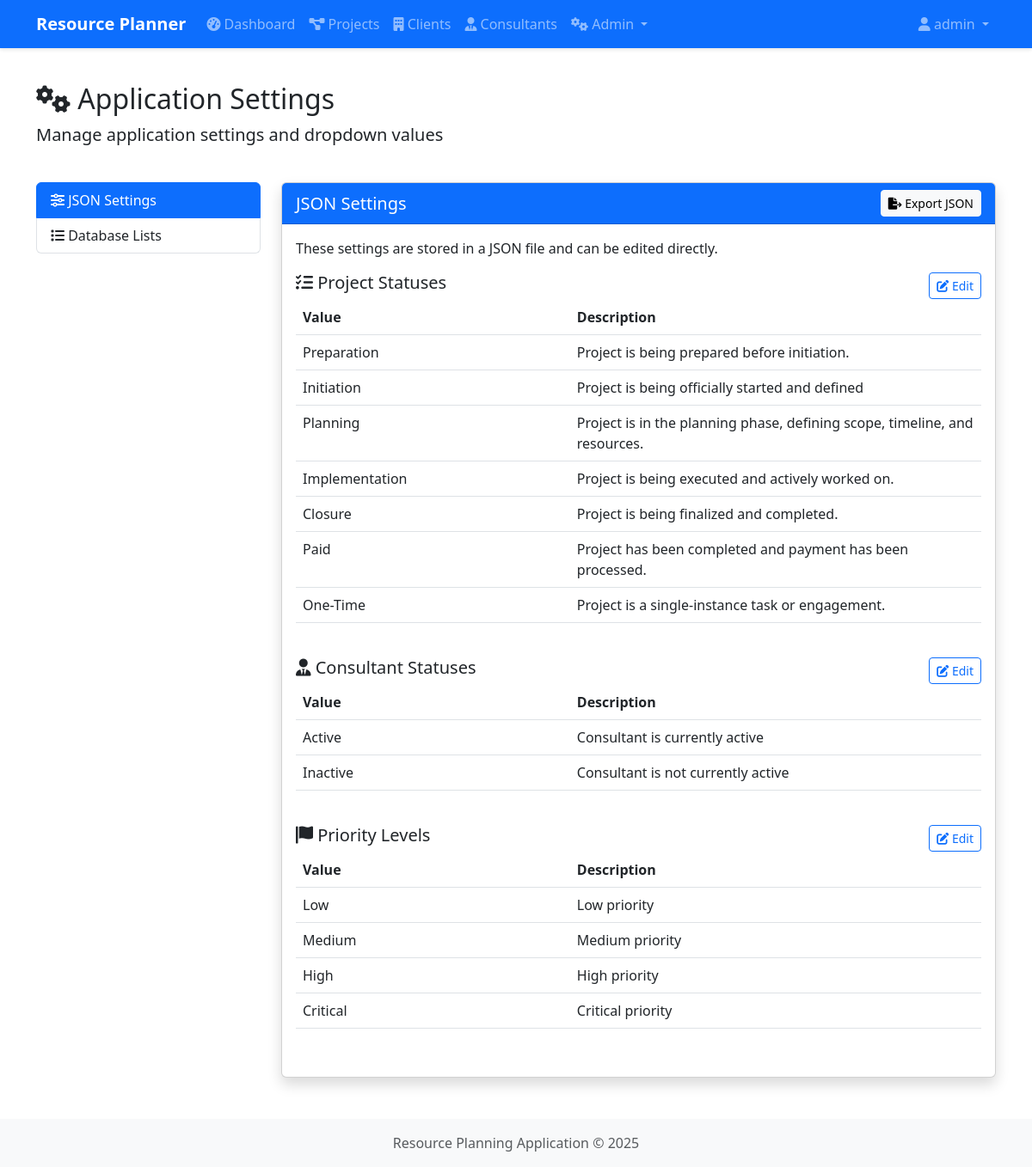
The app's page /admin/settings (signed in) with its own data.
### app/models.py (models this page shows, shortened)
class User(db.Model, UserMixin):
    __tablename__ = 'users'
    id = db.Column(db.Integer, primary_key=True)
    username = db.Column(db.String(80), unique=True, nullable=False)
    email = db.Column(db.String(120), unique=True, nullable=False)
    password_hash = db.Column(db.String(128))
    first_name = db.Column(db.String(50))
    last_name = db.Column(db.String(50))
    created_at = db.Column(db.DateTime, default=datetime.utcnow)
    is_active = db.Column(db.Boolean, default=True)
    updated_at = db.Column(db.DateTime, default=datetime.utcnow, onupdate=datetime.utcnow)
    consultants = db.relationship('Consultant', backref='user', lazy=True)
    roles = db.relationship('Role', secondary='user_roles', backref=db.backref('users', lazy=True))

class ListItem(db.Model):
    __tablename__ = 'list_items'
    id = db.Column(db.Integer, primary_key=True)
    list_id = db.Column(db.Integer, db.ForeignKey('lists.id', ondelete='CASCADE'), nullable=False)
    value = db.Column(db.String(100), nullable=False)
    description = db.Column(db.Text)
    order = db.Column(db.Integer)
    created_at = db.Column(db.DateTime, default=datetime.utcnow)
    updated_at = db.Column(db.DateTime, default=datetime.utcnow, onupdate=datetime.utcnow)
    clients = db.relationship('Client', backref='country', lazy=True)

### app/routes/admin.py (the view)
@admin_bp.route('/settings')
@login_required
@admin_required
def settings():
    settings_data = load_settings()
    lists = List.query.all()
    return render_template('admin/settings.html',
                          settings=settings_data,
                          lists=lists)

### app/routes/admin.py (called while the page is built)
def load_settings():
    settings_file = os.path.join(os.path.dirname(os.path.dirname(__file__)), 'static', 'settings.json')
    try:
        if os.path.exists(settings_file):
            with open(settings_file, 'r') as f:
                return json.load(f)
        return {}
    except Exception as e:
        logger.error(f"Error loading settings: {e}")
        return {}

def admin_required(f):
    @wraps(f)
    def decorated_function(*args, **kwargs):
        if not current_user.is_authenticated or not (user_has_role(current_user, 'Admin') or current_user.username == 'admin'):
            flash('You do not have permission to access this page.', 'danger')
            return redirect(url_for('main.index'))
        return f(*args, **kwargs)
    return decorated_function

### app/utils.py (called while the page is built, shortened)
def user_has_role(user, role_name):
    if not user or not user.is_authenticated:
        return False
    try:
        role = Role.query.filter_by(name=role_name).first()
        if role and role in user.roles:
            return True
    except SQLAlchemyError as e:
        current_app.logger.error(f"Error checking role {role_name} for user {user.username}: {str(e)}")
        if role_name == 'Admin' and user.username == 'admin':
            return True
    return False

### app/templates/admin/settings.html (shortened to what this page needs)
{% extends 'base.html' %}
{% block content %}
<div class="row mb-4">
    <div class="col">
        <h1 class="h2">
            <i class="fas fa-cogs"></i> Application Settings
        </h1>
        <p class="lead">Manage application settings and dropdown values</p>
    </div>
</div>
<div class="row">
    <div class="col-md-3 mb-4">
        <div class="list-group">
            <a href="#json-settings" class="list-group-item list-group-item-action active" data-bs-toggle="list">
                <i class="fas fa-sliders-h"></i> JSON Settings
            </a>
            <a href="#database-lists" class="list-group-item list-group-item-action" data-bs-toggle="list">
                <i class="fas fa-list"></i> Database Lists
            </a>
        </div>
    </div>
    <div class="col-md-9">
        <div class="tab-content">
            <div class="tab-pane fade show active" id="json-settings">
                <div class="card shadow">
                    <div class="card-header bg-primary text-white d-flex justify-content-between align-items-center">
                        <h5 class="mb-0">JSON Settings</h5>
                        <button class="btn btn-sm btn-light" id="export-json-settings">
                            <i class="fas fa-file-export"></i> Export JSON
                        </button>
                    </div>
                    <div class="card-body">
                        <p>These settings are stored in a JSON file and can be edited directly.</p>
                        <div class="settings-card">
                            <h5>
                                <i class="fas fa-tasks"></i> Project Statuses
                                <button class="btn btn-sm btn-outline-primary float-end" id="edit-project-statuses">
                                    <i class="fas fa-edit"></i> Edit
                                </button>
                            </h5>
                            <div class="table-responsive settings-list">
                                <table class="table table-hover" id="project-statuses-table">
                                    <thead>
                                        <tr>
                                            <th width="40%">Value</th>
                                            <th width="60%">Description</th>
                                        </tr>
                                    </thead>
                                    <tbody>
                                        {% for status in settings.project_statuses %}
                                        <tr>
                                            <td>{{ status.value }}</td>
                                            <td>{{ status.description }}</td>
                                        </tr>
                                        {% endfor %}
                                    </tbody>
                                </table>
                            </div>
                        </div>
                        <div class="settings-card">
                            <h5>
                                <i class="fas fa-user-tie"></i> Consultant Statuses
                                <button class="btn btn-sm btn-outline-primary float-end" id="edit-consultant-statuses">
                                    <i class="fas fa-edit"></i> Edit
                                </button>
                            </h5>
                            <div class="table-responsive settings-list">
                                <table class="table table-hover" id="consultant-statuses-table">
                                    <thead>
                                        <tr>
                                            <th width="40%">Value</th>
                                            <th width="60%">Description</th>
                                        </tr>
                                    </thead>
                                    <tbody>
                                        {% for status in settings.consultant_statuses %}
                                        <tr>
                                            <td>{{ status.value }}</td>
                                            <td>{{ status.description }}</td>
                                        </tr>
                                        {% endfor %}
                                    </tbody>
                                </table>
                            </div>
                        </div>
                        <div class="settings-card">
                            <h5>
                                <i class="fas fa-flag"></i> Priority Levels
                                <button class="btn btn-sm btn-outline-primary float-end" id="edit-priority-levels">
                                    <i class="fas fa-edit"></i> Edit
                                </button>
                            </h5>
                            <div class="table-responsive settings-list">
                                <table class="table table-hover" id="priority-levels-table">
                                    <thead>
                                        <tr>
                                            <th width="40%">Value</th>
                                            <th width="60%">Description</th>
                                        </tr>
                                    </thead>
                                    <tbody>
                                        {% for level in settings.priority_levels %}
                                        <tr>
                                            <td>{{ level.value }}</td>
                                            <td>{{ level.description }}</td>
                                        </tr>
                                        {% endfor %}
                                    </tbody>
                                </table>
                            </div>
                        </div>
                    </div>
                </div>
            </div>
        </div>
    </div>
</div>
{% endblock %}

### app/templates/base.html (shortened to what this page needs)
<!DOCTYPE html>
<html lang="en">
<head>
    <link href="https://cdn.jsdelivr.net/npm/bootstrap@5.3.0-alpha1/dist/css/bootstrap.min.css" rel="stylesheet">
    <link rel="stylesheet" href="https://cdnjs.cloudflare.com/ajax/libs/font-awesome/6.0.0/css/all.min.css">
    <link rel="stylesheet" href="{{ url_for('static', filename='css/style.css') }}">
</head>
<body>
    <nav class="navbar navbar-expand-lg navbar-dark bg-primary">
        <div class="container">
            <a class="navbar-brand" href="{{ url_for('index') }}">Resource Planner</a>
            <div class="collapse navbar-collapse" id="navbarNav">
                {% if current_user.is_authenticated %}
                <ul class="navbar-nav me-auto">
                    <li class="nav-item">
                        <a class="nav-link" href="{{ url_for('admin.dashboard') }}">
                            <i class="fas fa-tachometer-alt"></i> Dashboard
                        </a>
                    </li>
                    <li class="nav-item">
                        <a class="nav-link" href="{{ url_for('projects.list_projects') }}">
                            <i class="fas fa-project-diagram"></i> Projects
                        </a>
                    </li>
                    <li class="nav-item">
                        <a class="nav-link" href="{{ url_for('clients.list_clients') }}">
                            <i class="fas fa-building"></i> Clients
                        </a>
                    </li>
                    <li class="nav-item">
                        <a class="nav-link" href="{{ url_for('consultants.list_consultants') }}">
                            <i class="fas fa-user-tie"></i> Consultants
                        </a>
                    </li>
                    {% if 'Admin' in current_user.roles|map(attribute='name') or 'Manager' in current_user.roles|map(attribute='name') %}
                    <li class="nav-item dropdown">
                        <a class="nav-link dropdown-toggle" href="#" id="adminDropdown" role="button" data-bs-toggle="dropdown" aria-expanded="false">
                            <i class="fas fa-cogs"></i> Admin
                        </a>
                    </li>
                    {% endif %}
                </ul>
                <ul class="navbar-nav">
                    <li class="nav-item dropdown">
                        <a class="nav-link dropdown-toggle" href="#" id="userDropdown" role="button" data-bs-toggle="dropdown" aria-expanded="false">
                            <i class="fas fa-user"></i> {{ current_user.username }}
                        </a>
                    </li>
                </ul>
                {% endif %}
            </div>
        </div>
    </nav>
    <div class="container mt-4">
        {% block content %}{% endblock %}
    </div>
    <footer class="footer mt-5 py-3 bg-light">
        <div class="container text-center">
            <span class="text-muted">Resource Planning Application &copy; {{ now.year }}</span>
        </div>
    </footer>
</body>
</html>

### app/static/css/style.css (style rules this page uses)
body { min-height: 100vh; display: flex; flex-direction: column; }
.footer { margin-top: auto; }
.card { transition: transform 0.3s ease; box-shadow: 0 4px 6px rgba(0, 0, 0, 0.1); }
.btn { border-radius: 0.25rem; }
.navbar { box-shadow: 0 2px 4px rgba(0, 0, 0, 0.1); }
.navbar-brand { font-weight: bold; }

### app/templates/admin/settings.html (style rules this page uses)
.settings-card { margin-bottom: 1.5rem; }
.settings-list { max-height: 400px; overflow-y: auto; }

### records on screen
User: username "admin"
ListItem: value "Preparation", description "Project is being prepared before initiation."
ListItem: value "Initiation", description "Project is being officially started and defined"
ListItem: value "Planning", description "Project is in the planning phase, defining scope, timeline, and resources."
ListItem: value "Implementation", description "Project is being executed and actively worked on."
ListItem: value "Closure", description "Project is being finalized and completed."
ListItem: value "Paid", description "Project has been completed and payment has been processed."
ListItem: value "One-Time", description "Project is a single-instance task or engagement."

### other values on screen
{{ status.value }} "Active" "Inactive"
{{ status.description }} "Consultant is currently active" "Consultant is not currently active"
{{ level.value }} "Low" "Medium" "High" "Critical"
{{ level.description }} "Low priority" "Medium priority" "High priority" "Critical priority"
